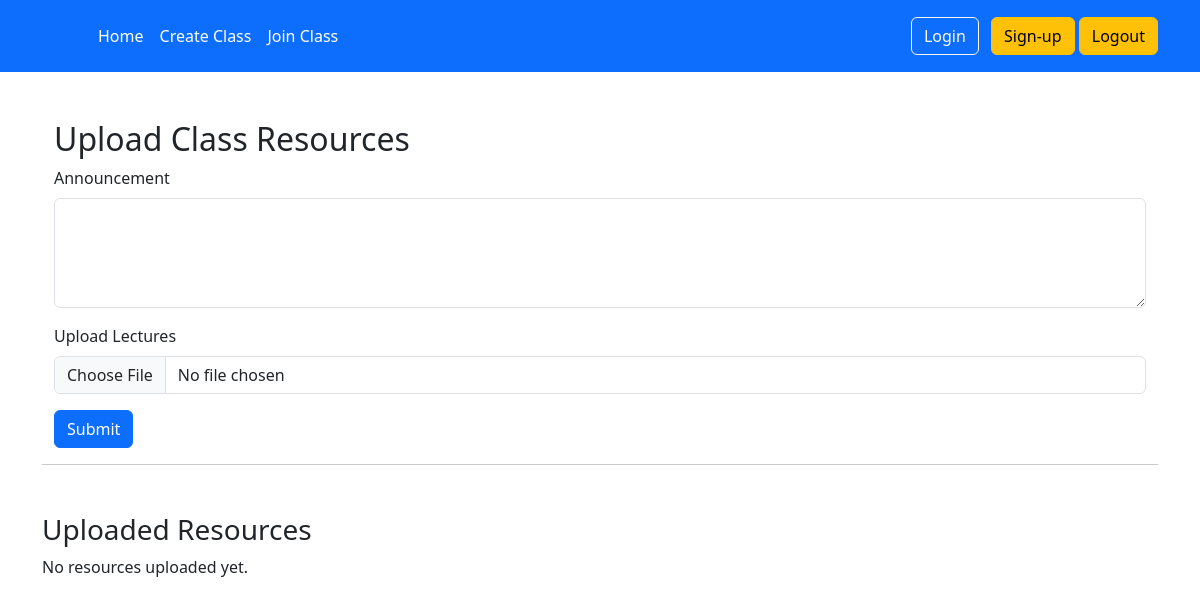
/resource/1/, run on an earlier commit of the app's database.
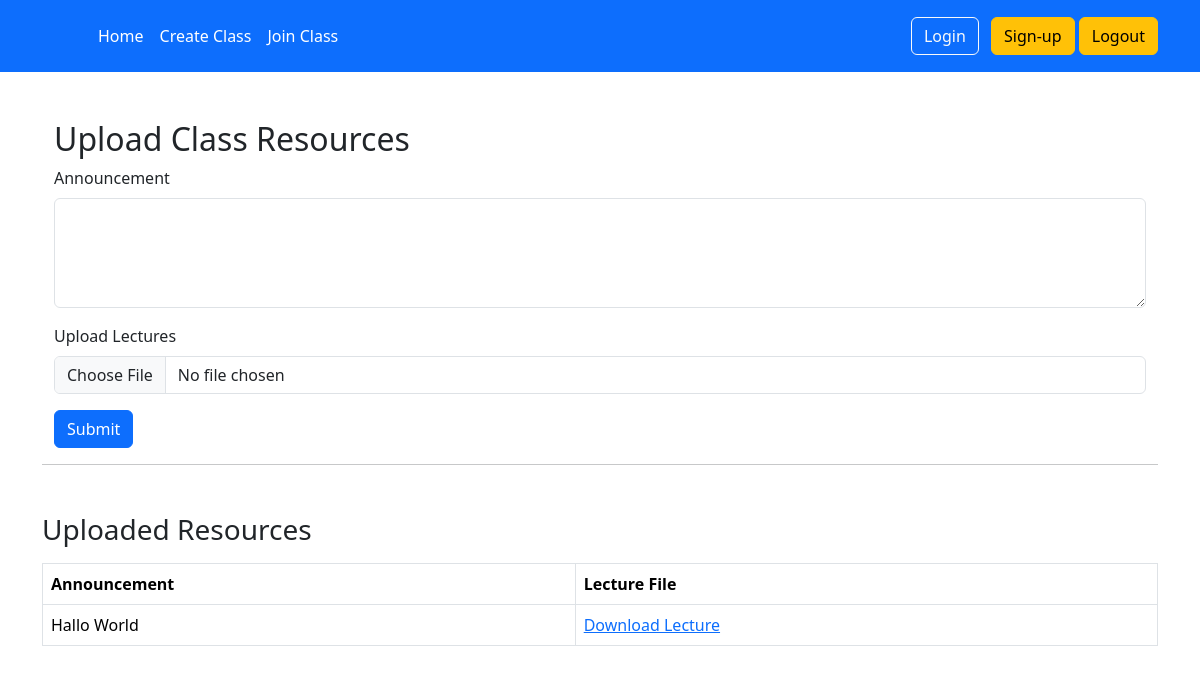
And on a later commit of the database.
### authz/models.py (models this page shows)
class ClassData(models.Model):
    name = models.ForeignKey(GoogleClass, on_delete=models.CASCADE,related_name='googleclss')
    announcement = models.TextField()
    lectures = models.FileField(upload_to='resources/', blank=False,null=True)

### home/views/home_view.py (the view)
# urls.py: path('resource/<int:id>/',home_view.resources,name='resource')
def resources(request,id):
    googlcls = GoogleClass.objects.get(id=id)
    if request.method == 'POST':
        name=googlcls
        announcement = request.POST.get('announcement')
        lectures = request.FILES.get('lectures')
        ClassData.objects.create(announcement=announcement,lectures=lectures,name=name)
        messages.success(request, 'You have successfully uploaded the resources')
    get_resource = GoogleClass.objects.filter(id=id).first()
    get_re = get_resource.googleclss.all()
    print(get_re)
    context ={
        'get': get_resource,
        'get_re': get_re
    }
    return render(request,'resources.html',context)

### templates/resources.html (shortened to what this page needs)
{% extends "base.html" %}
{% block content %}
<div class="container mt-5">
    <h2>Upload Class Resources</h2>
    <form action="" method="post" enctype="multipart/form-data">
        <div class="mb-3">
            <label for="announcement" class="form-label">Announcement</label>
            <textarea name="announcement" id="announcement" class="form-control" rows="4" required></textarea>
        </div>
        <div class="mb-3">
            <label for="lectures" class="form-label">Upload Lectures</label>
            <input type="file" name="lectures" id="lectures" class="form-control" required>
        </div>
        <button type="submit" class="btn btn-primary">Submit</button>
    </form>
</div>
<hr/>
<div class="mt-5">
    <h3>Uploaded Resources</h3>
    {% if get_re %}
        <table class="table table-bordered mt-3">
            <thead>
                <tr>
                    <th>Announcement</th>
                    <th>Lecture File</th>
                </tr>
            </thead>
            <tbody>
                {% for resource in get_re %}
                    <tr>
                        <td>{{ resource.announcement }}</td>
                        <td>
                            {% if resource.lectures %}
                                <a href="{{ resource.lectures.url }}" download>Download Lecture</a>
                            {% else %}
                                No file uploaded
                            {% endif %}
                        </td>
                    </tr>
                {% endfor %}
            </tbody>
        </table>
    {% else %}
        <p>No resources uploaded yet.</p>
    {% endif %}
</div>
{% endblock content %}

### templates/base.html (shortened to what this page needs)
<!doctype html>
<html lang="en">
  <head>
    <link href="https://cdn.jsdelivr.net/npm/bootstrap@5.3.3/dist/css/bootstrap.min.css" rel="stylesheet">
  </head>
  <body>
    <header class="p-3 text-bg-primary">
      <div class="container">
        <div class="d-flex flex-wrap align-items-center justify-content-center justify-content-lg-start">
          <a href="/" class="d-flex align-items-center mb-2 mb-lg-0 text-white text-decoration-none">
            <svg class="bi me-2" width="40" height="32" role="img" aria-label="Bootstrap"><use xlink:href="#bootstrap"></use></svg>
          </a>
          <ul class="nav col-12 col-lg-auto me-lg-auto mb-2 justify-content-center mb-md-0">
            <li><a href="/" class="nav-link px-2 text-white">Home</a></li>
            <li><a href="/createclass/" class="nav-link px-2 text-white">Create Class</a></li>
            <li><a href="/joinclass/" class="nav-link px-2 text-white">Join Class</a></li>
          </ul>
          <div class="text-end">
            <button type="button" class="btn btn-outline-light me-2"  data-bs-toggle="modal" data-bs-target="#loginModal">Login</button>
            <button type="button" class="btn btn-warning">Sign-up</button>
            <a href="{% url 'logout' %}"><button type="button" class="btn btn-warning" >Logout</button></a>
          </div>
        </div>
      </div>
    </header>
      <div class="container">
        {% block content %}
        {% endblock content %}
      </div>
  </body>
</html>

What changed in the data, as far as the page shows it:
added ClassData: announcement "Hallo World"
Also different on the page:
text no longer shown: "No resources uploaded yet."
text now shown: "Announcement Lecture File"
